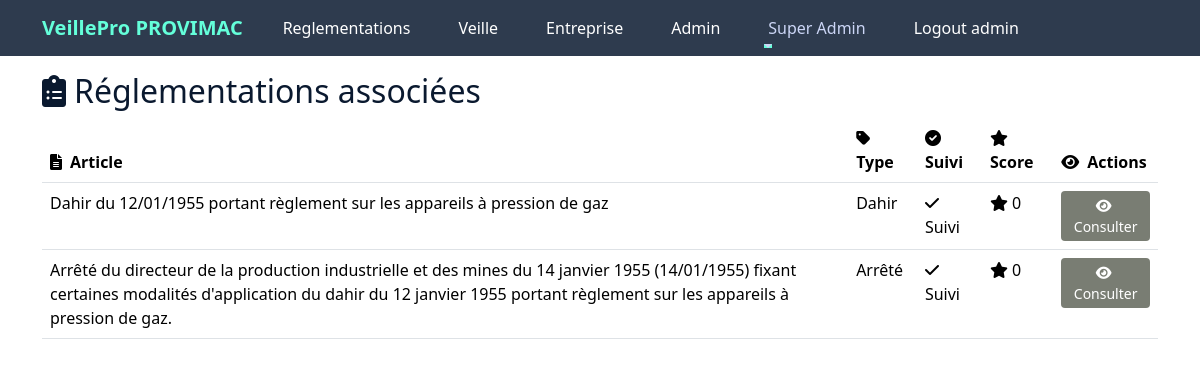
/veille/4 (signed in), run on the app's committed database.
### app/models.py (models this page shows, shortened)
class Entreprise(db.Model):
    __tablename__ = 'entreprise'
    id = db.Column(db.Integer, primary_key=True)
    nom = db.Column(db.String(100), nullable=False, unique=True )
    description = db.Column(db.Text, nullable=True)
    pays = db.Column(db.String(100), nullable=True)
    date_creation = db.Column(db.Date, nullable=True)
    utilisateurs = db.relationship('User', backref='entreprise', lazy=True,  cascade="all, delete-orphan")
    reglementations = db.relationship('EntrepriseReglementation', backref='entreprise', lazy=True,  cascade="all, delete-orphan")
    notifications = db.relationship('Notification', backref='entreprise', lazy=True)
    audits = db.relationship('Audit', backref='entreprise', lazy=True)
    secteurs = db.relationship('Secteur', secondary='entreprise_secteur', back_populates='entreprises')

class User(db.Model, UserMixin):
    __tablename__ = 'utilisateur'
    id = db.Column(db.Integer, primary_key=True)
    name = db.Column(db.String(50), nullable=False, unique=True)
    email = db.Column(db.String(120), unique=True, nullable=False)
    role = db.Column(db.Enum(RoleUtilisateur), nullable=False)
    password_hash = db.Column(db.String(128), nullable=False)
    entreprise_id = db.Column(db.Integer, db.ForeignKey('entreprise.id'), nullable=True)

class EntrepriseReglementation(db.Model):
    __tablename__ = 'entreprise_reglementation'
    id = db.Column(db.Integer, primary_key=True)
    entreprise_id = db.Column(db.Integer, db.ForeignKey('entreprise.id'), nullable=False)
    reglementation_id = db.Column(db.Integer, db.ForeignKey('reglementation.id'), nullable=False)
    suivi = db.Column(db.Boolean, default=True, nullable=False)  # Permet de suivre ou non une réglementation
    score = db.Column(db.Integer, default=0, nullable=True)
    niveau_risque = db.Column(db.Enum(SeveriteEnum), nullable=True)
    impact_financier = db.Column(db.Float, nullable=True)
    probabilite = db.Column(db.Integer, nullable=True)  # Scale of 1-10
    date_derniere_evaluation = db.Column(db.DateTime, nullable=True)
    frequence_revision = db.Column(db.Integer, nullable=True)  # Days between revisions
    prochaine_revision = db.Column(db.DateTime, nullable=True)
    responsable_id = db.Column(db.Integer, db.ForeignKey('utilisateur.id'), nullable=True)
    date_ajout = db.Column(db.DateTime, default=datetime.utcnow)
    commentaires = db.Column(db.Text, nullable=True)
    statut_implementation = db.Column(db.String(50), nullable=True)
    reglementation = db.relationship('Reglementation', backref='entreprises_associees')
    responsable = db.relationship('User', backref='reglementations_supervisees')
    historique_evaluations = db.relationship('HistoriqueEvaluation', backref='entreprise_reglementation', lazy=True)

class Reglementation(db.Model):
    __tablename__ = 'reglementation'
    id = db.Column(db.Integer, primary_key=True)
    titre = db.Column(db.String(200), nullable=False, unique=True)
    type_texte = db.Column(db.String(100), nullable=False)
    date_publication = db.Column(db.Date, nullable=False)
    date_derniere_mise_a_jour = db.Column(db.Date, nullable=True)
    source = db.Column(db.String(200), nullable=False)
    langue = db.Column(db.String(50), nullable=True)
    secteurs=db.relationship('ReglementationSecteur', back_populates='reglementation', lazy=True, cascade='all, delete-orphan')
    theme_id = db.Column(db.Integer, db.ForeignKey('theme.id'), nullable=False)
    sous_domaine_id = db.Column(db.Integer, db.ForeignKey('sous_domaine.id'), nullable=False)
    versions = db.relationship('VersionReglementation', backref='reglementation', lazy=True, cascade='all, delete-orphan')
    articles = db.relationship('Article', backref='reglementation', lazy=True, cascade='all, delete-orphan')

### app/routes/entreprise.py (the view)
@bp.route('/veille/<int:entreprise_id>', methods=['GET'])
@login_required
def afficher_veille(entreprise_id):
    entreprise = Entreprise.query.filter_by(id=entreprise_id).first_or_404()
    return render_template(
        'veille/veille.html',
        entreprise=entreprise,
    )

### app/templates/veille/veille.html (shortened to what this page needs)
{% extends "layout.html" %}
{% block content %}
    <div class="veille-container">
        <h2 class="page-title">
            <i class="fas fa-clipboard-list me-2"></i>Réglementations associées
        </h2>
        <div class="reglementations-card">
            <div class="table-container">
                <table class="table reglementations-table">
        <thead>
            <tr>
                <th><i class="fas fa-file-alt me-2"></i>Article</th>
                <th><i class="fas fa-tag me-2"></i>Type</th>
                <th><i class="fas fa-check-circle me-2"></i>Suivi</th>
                <th><i class="fas fa-star me-2"></i>Score</th>
                <th><i class="fas fa-eye me-2"></i>Actions</th>
            </tr>
        </thead>
        <tbody>
            {% for entreprise_reglementation in entreprise.reglementations %}
            {% if entreprise_reglementation.suivi %}
            <tr>
                <td class="titre-cell" title="{{ entreprise_reglementation.reglementation.titre }}">{{ entreprise_reglementation.reglementation.titre }}</td>
                <td>
                    <span class="type-badge">
                        {{ entreprise_reglementation.reglementation.type_texte }}
                    </span>
                </td>
                <td>
                    <span class="status-badge {{ 'suivi' if entreprise_reglementation.suivi else 'non-suivi' }}">
                        <i class="fas {{ 'fa-check' if entreprise_reglementation.suivi else 'fa-times' }}"></i>
                        {{ "Suivi" if entreprise_reglementation.suivi else "Non suivi" }}
                    </span>
                </td>
                <td>
                    <span class="score-badge">
                        <i class="fas fa-star me-1"></i>{{ entreprise_reglementation.score }}
                    </span>
                </td>
                <td>
                    <a href="{{ url_for('evaluation.afficher_evaluations', entreprise_id=entreprise.id,reglementation_id = entreprise_reglementation.reglementation.id ) }}"
                        class="btn btn-primary btn-sm action-button">
                        <i class="fas fa-eye me-1"></i>Consulter
                    </a>
                </td>
            </tr>
            {% endif %}
            {% endfor %}
        </tbody>
    </table>
            </div>
        </div>
    </div>
{% endblock %}

### app/templates/layout.html (shortened to what this page needs)
<!DOCTYPE html>
<html lang="en">
  <head>
    <link
      href="https://cdn.jsdelivr.net/npm/bootstrap@5.3.3/dist/css/bootstrap.min.css"
      rel="stylesheet"
 />
    <link rel="stylesheet"
      href="{{ url_for('static', filename='main.css') }}" />
    <link rel="stylesheet"
      href="https://cdnjs.cloudflare.com/ajax/libs/font-awesome/6.0.0-beta3/css/all.min.css">
  </head>
  <body class="layout-body">
    {% if current_user.is_authenticated %}
    <header class="site-header sticky-top">
      <nav class="navbar navbar-expand-lg navbar-dark">
        <div class="container">
          <a class="navbar-brand" href="/">VeillePro
            {{current_user.entreprise.nom}}</a>
          <div class="collapse navbar-collapse" id="navbarToggle">
            <ul class="navbar-nav me-auto mb-2 mb-lg-0">
              <li class="nav-item">
                <a class="nav-link text-white"
                  href="{{ url_for('reglement.liste_reglementations') }}">
                  Reglementations
                </a>
              </li>
              <li class="nav-item">
                <a class="nav-link text-white"
                  href="{{ url_for('entreprise.afficher_veille', entreprise_id=current_user.entreprise_id) }}">
                  Veille
                </a>
              </li>
              <li class="nav-item">
                <a class="nav-link text-white"
                  href="{{ url_for('entreprise.afficher_entreprise', entreprise_id=current_user.entreprise_id) }}">
                  Entreprise
                </a>
              </li>
              <li class="nav-item">
                <a class="nav-link text-white"
                  href="{{ url_for('manager.liste_utilisateurs', entreprise_id=current_user.entreprise.id) }}">
                  Admin
                </a>
              </li>
              {% if current_user.is_authenticated and current_user.role.name ==
              'ADMIN' %}
              <li class="nav-item dropdown">
                <a
                  class="nav-link dropdown-toggle {{ 'active' if request.endpoint.startswith('ingredient.') else '' }}"
                  href="#" id=" entrepriseDropdown" role="button"
                  data-bs-toggle="dropdown" aria-expanded="false">
                  Super Admin
                </a>
              </li>
              {% endif %}
              <li class="nav-item">
                <a class="nav-link text-white"
                  href="{{ url_for('admin.logout') }}">Logout {{
                  current_user.role.value }}</a>
              </li>
            </ul>
          </div>
        </div>
      </nav>
    </header>
    {% endif %}
    <div class="container mt-3">
        {% include 'main/flash_msg.html' %} {%block content %}
        {% endblock %}</div>
    <link
      href="https://cdnjs.cloudflare.com/ajax/libs/select2/4.0.13/css/select2.min.css"
      rel="stylesheet" />
  </body>
</html>

### app/static/main.css (style rules this page uses)
:root { --nomai: #5d91a5; --vert: #797d73; --roze: #fc83cd33; --blue: #0b76b488; --primary-color: #0a192f; --secondary-color: #172a45; --accent-color: #64ffda; --text-primary: #ccd6f6; --background-light: #233554; }
body { font-family: 'Segoe UI', system-ui, -apple-system, sans-serif; background-color: var(--primary-color); color: var(--text-primary); }
.btn-primary { background-color: var(--vert); border: none; }
.navbar { background-color: var(--nomai); }
.nav-link { font-weight: 500; position: relative; border: none; }
@media (min-width: 768px) { .nav-link { font-size: 1rem; } }
@media (min-width: 768px) { .nav-link::before { content: ''; position: absolute; bottom: 0; left: 50%; transform: translatex(-50%); width: 0%; height: 2px; background-color: white; visibility: hidden; transition: 0.3s ease-in-out; } }
.btn { min-width: auto; }
:root { --primary-color: #0a192f; --secondary-color: #172a45; --accent-color: #64ffda; --text-primary: #ccd6f6; --text-secondary: #8892b0; --background-light: #233554; }
.navbar { background-color: rgba(10, 25, 47, 0.85); backdrop-filter: blur(10px); }
.navbar-brand { color: var(--accent-color); font-weight: bold; }
.nav-link { color: var(--text-primary); margin: 0 1rem; position: relative; }
.nav-link::after { content: ''; position: absolute; width: 0; height: 2px; bottom: 0; left: 0; background-color: var(--accent-color); transition: width 0.3s ease; }
.layout-body { background-color: white !important; color: var(--text-secondary); color: var(--primary-color); }

### data on the page
Entreprise: entreprise.nom "PROVIMAC"
User: role.value "admin"
EntrepriseReglementation: reglementation.titre "Dahir du 12/01/1955 portant règlement sur les appareils à pression de gaz", reglementation.type_texte "Dahir", suivi "Suivi", score "0"
EntrepriseReglementation: reglementation.titre "Arrêté du directeur de la production industrielle et des mines du 14 janvier 1955 (14/01/1955) fixant certaines modalités d'application du dahir du 12 janvier 1955 portant règlement sur les appareils à pression de gaz.", reglementation.type_texte "Arrêté", suivi "Suivi", score "0"
